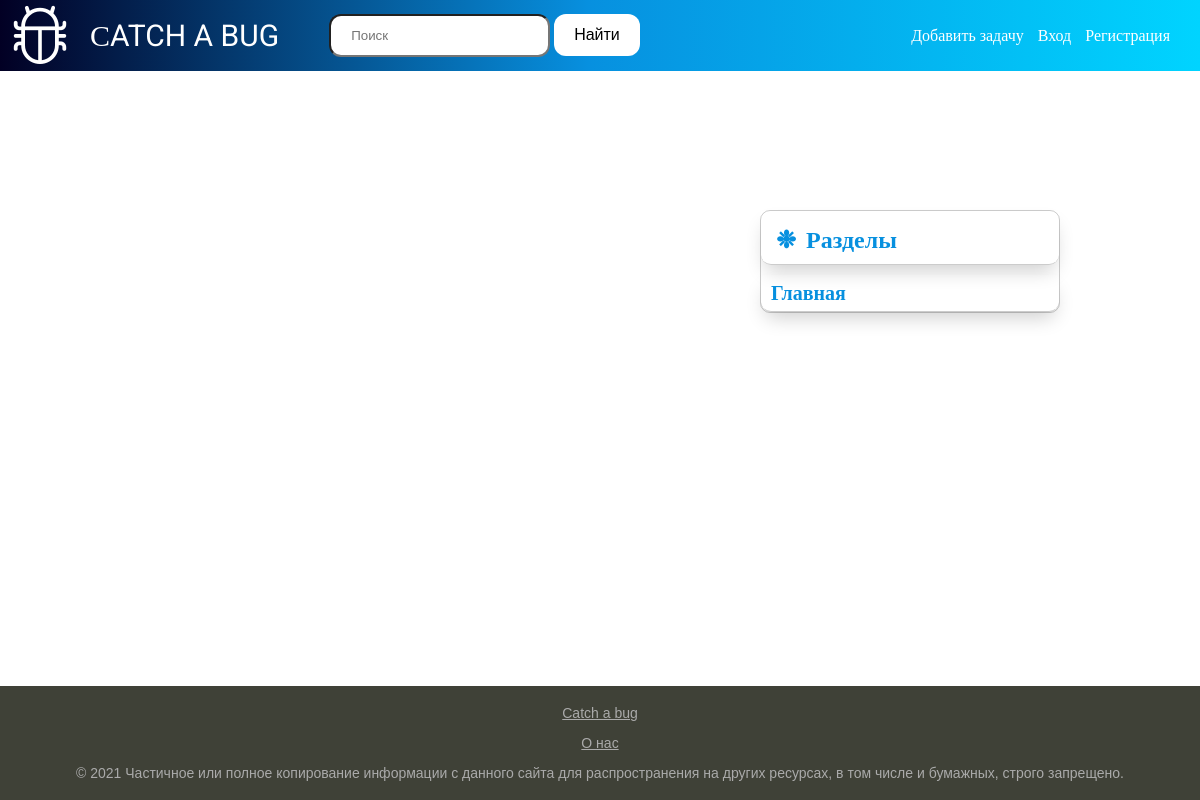
The app's page /, older data.
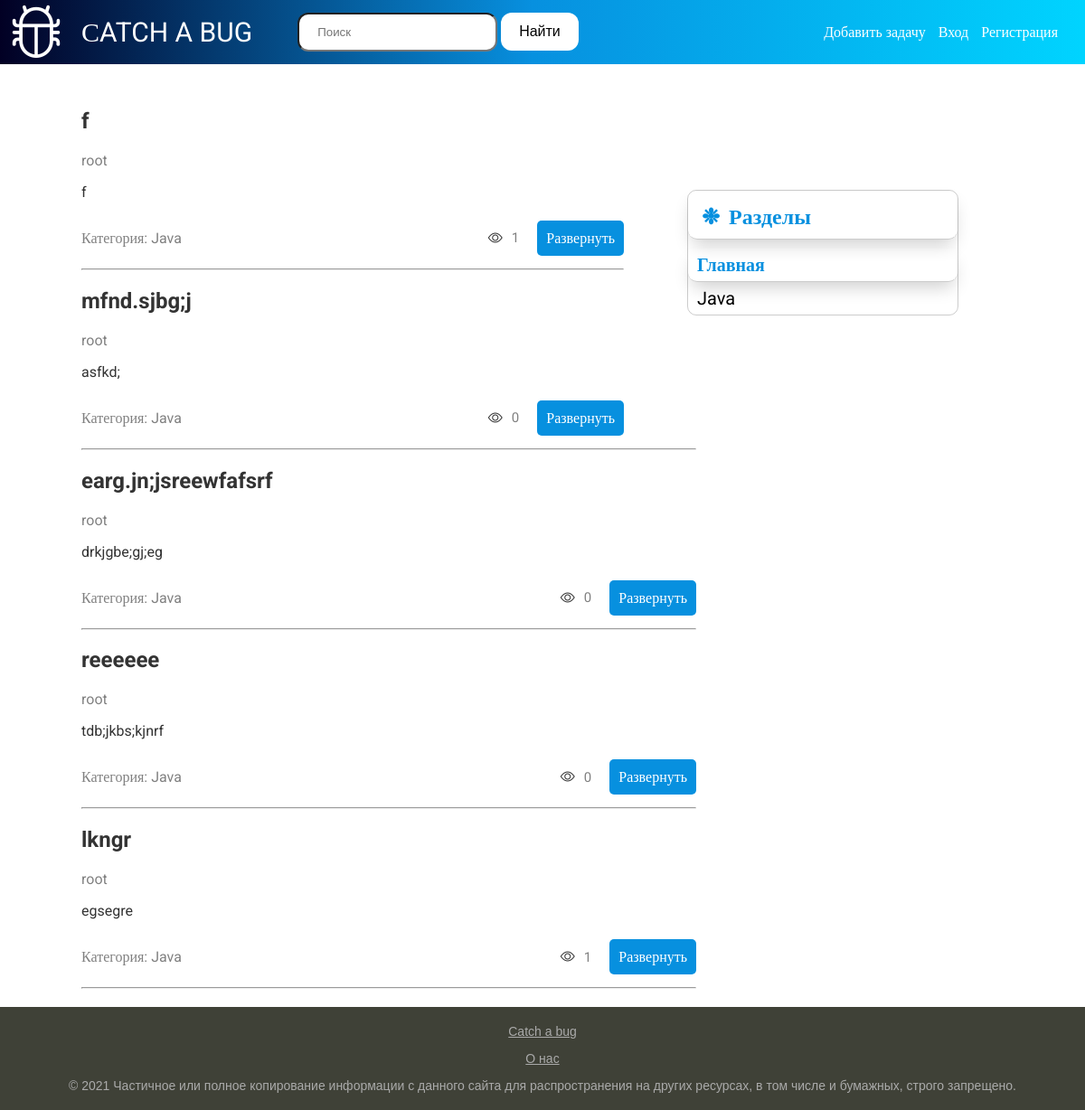
The same page, newer data.
### BLOG/models.py (models this page shows, shortened)
class Categories(models.Model):
    name = models.CharField(
        db_index=True,
        max_length=20,
        verbose_name='Категория')
    def __str__(self) -> str:
        return self.name
    def get_absolute_url(self):
        return reverse("categories", kwargs={'cat_id': self.pk})
    class Meta:
        verbose_name = 'Категория'
        verbose_name_plural = 'Категории'
        ordering = ['id']

class Question(models.Model):
    title = models.CharField(max_length=200, verbose_name='Название')
    slug = models.SlugField(
        db_index=True,
        max_length=255,
        unique=True,
        null=True,
        verbose_name='url')
    content = models.TextField(verbose_name='Содержание')
    author_post = models.ForeignKey(
        User,
        on_delete=models.CASCADE,
        null=True,
        verbose_name='Автор')
    pub_date = models.DateTimeField(
        auto_now_add=True,
        verbose_name='Дата публикации')
    views = models.IntegerField(
        verbose_name='Количество просмотров', default=0)
    cat = models.ForeignKey(
        'Categories',
        on_delete=models.CASCADE,
        null=True,
        verbose_name='Категория')
    who_see_post = models.ManyToManyField(Profile)
    def get_absolute_url(self):
        return reverse("post", kwargs={"post_slug": self.slug})
    def get_views(self):
        if self.views // 1000000 >= 1:
            return str(round(self.views / 1000000, 2)) + 'М'
        elif self.views // 1000 >= 1:
            return str(round(self.views / 1000, 2)) + 'K'
        else:
            return str(self.views)
    class Meta:
        verbose_name = 'Задача'
        verbose_name_plural = 'Задачи'
        ordering = ["-pub_date", "title"]

### BLOG/views.py (the view)
# urls.py: path('', views.HomeView.as_view(), name='home'),
class HomeView(DataMixin, generic.ListView):
    model = Question
    template_name = 'BLOG/index.html'
    context_object_name = 'post'
    def get_context_data(self, **kwargs):
        context = super().get_context_data(**kwargs)
        user_context = self.get_user_context_data(show_cats=True)
        return dict(list(context.items()) + list(user_context.items()))
    def get_queryset(self):
        try:
            return Question.objects.select_related('cat').select_related('author_post')
        except BaseException:
            raise Http404()

### BLOG/templatetags/blog_tags.py (called while the page is built)
@register.inclusion_tag('BLOG/choice_list.html')
def show_categories(cat_selected):
    cats = Categories.objects.order_by('name').annotate(Count('question'))
    return {'cats':cats, 'cat_selected':cat_selected}

### BLOG/utils.py (called while the page is built)
    def get_user_context_data(self, **kwargs):
        context = kwargs
        if 'cat_selected' not in context:
            context['cat_selected'] = 0
        if 'show_cats' not in context:
            context['show_cats'] = False
        return context

### BLOG/templates/BLOG/index.html
{% extends 'BLOG/base.html' %}
{% block content %}
    <ul  class = "posts">
        {%for item in post%}
            <li>
                <div class="head-post">
                    <h2 class = "post-title">{{item.title}}</h2>
                    <p class = "user-outside">{{item.author_post}}</p>
                </div>
                <p>{{item.content|linebreaks|truncatechars:100}}</p>
                <div class="more">
                    <div class = "cat">
                        <p class = "panel-first">Категория: {{item.cat}}</p>
                    </div>
                    <div class = "views">
                        <i class="bi bi-eye"></i>
                        <p class = "views-result">{{item.get_views}}</p>
                        <p class = "link-read-more"><a href="{{item.get_absolute_url}}">Развернуть</a></p>
                    </div>
                </div>
                <hr>
            </li>
        {%endfor%}
    </ul>
{% endblock %}

### BLOG/templates/BLOG/choice_list.html
{% load blog_tags %}
<div class = "wrapper">
    <div class="content-section">
      <ul class="list-group">
        <li class="list-name">Разделы</li>
          {%if cat_selected == 0%}
            <li class="list-group-item-choice">Главная</li>
          {%else%}
            <li class="list-group-item"><a href="{% url 'home' %}">Главная</a></li>
          {%endif%}
        {%for item in cats%}
          {% if item.question__count > 0%}
            {%if cat_selected == item.pk%}
              <li class="list-group-item-choice">{{item.name}}</li>
            {%else%}
              <li class="list-group-item"><a href="{{item.get_absolute_url}}">{{item.name}}</a></li>
            {%endif%}
          {% endif %}
        {%endfor%}
      </ul>
    </div>
  </div>

Row changes from the older to the newer data that the page shows:
added Categories: name "Java"
added Question: title "f", author_post "root", content "f", cat "Java", get_views "1"
added Question: title "mfnd.sjbg;j", author_post "root", content "asfkd;", cat "Java", get_views "0"
added Question: title "earg.jn;jsreewfafsrf", author_post "root", content "drkjgbe;gj;eg", cat "Java", get_views "0"
added Question: title "reeeeee", author_post "root", content "tdb;jkbs;kjnrf", cat "Java", get_views "0"
added Question: title "lkngr", author_post "root", content "egsegre", cat "Java", get_views "1"
